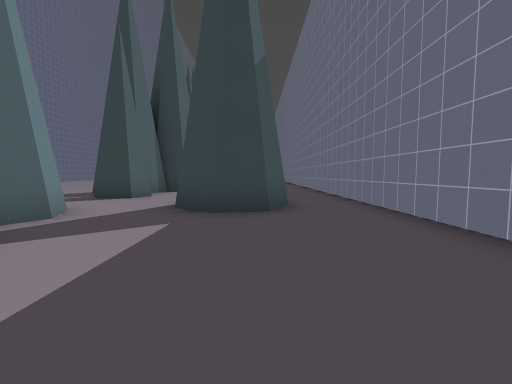
view 1 (above)

24 first-person views from a walk through a Godot game level. The camera is 1.3 m above the floor, tilts 4° down and sees 90° across. The floor is counted in squares, 2 m on a side. Each view is taken from the middle of a square. On the plan, view 1 faces up. The plan holds only what a view shows up to about 9 squares ahead; the rest is blank. The place goes on beyond the plan. Characters and animated objects are not drawn. Surface patterns are stand-ins for the level's own textures.

view 2
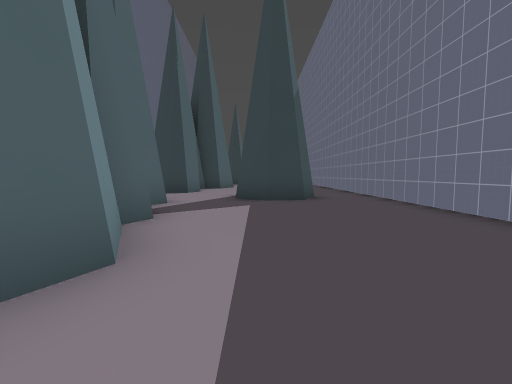

view 3
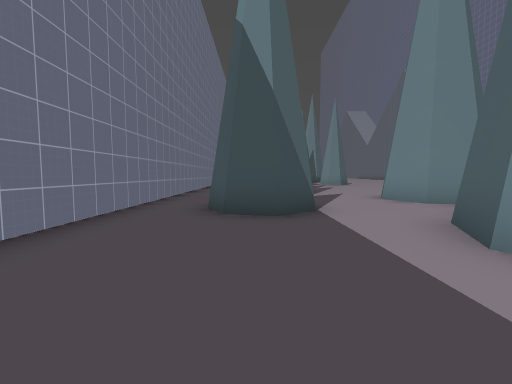

view 4
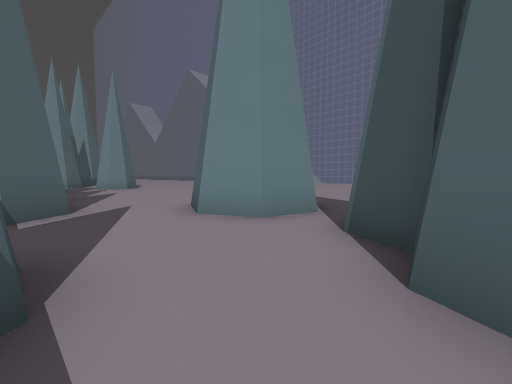

view 5
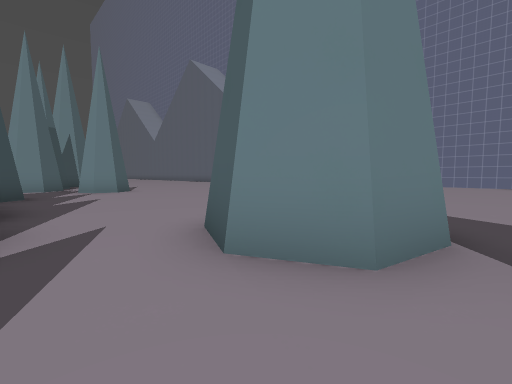

view 6
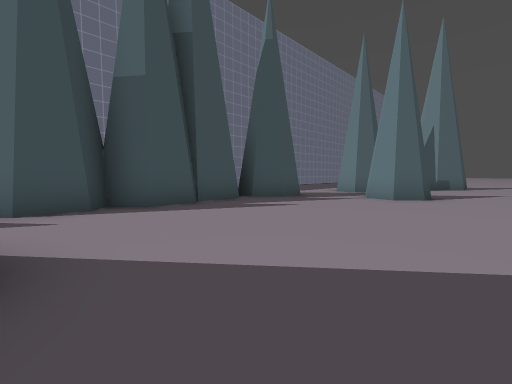

view 7
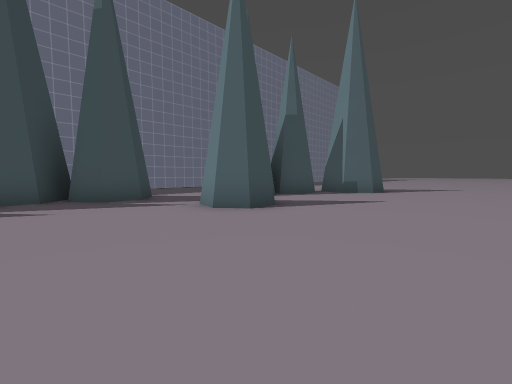

view 8
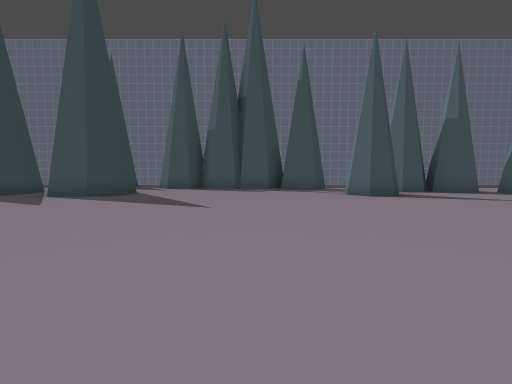

view 9
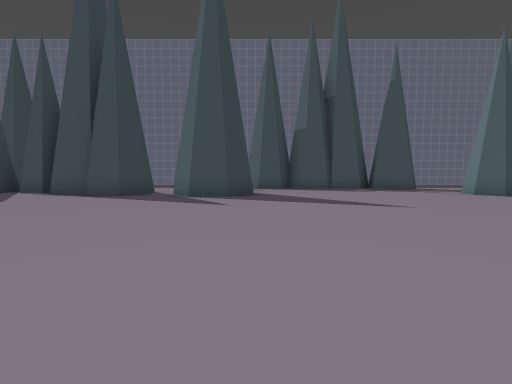

view 10
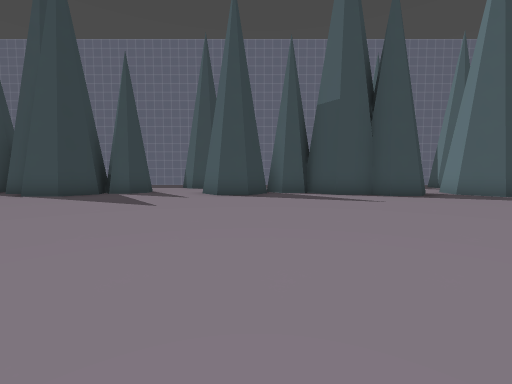

view 11
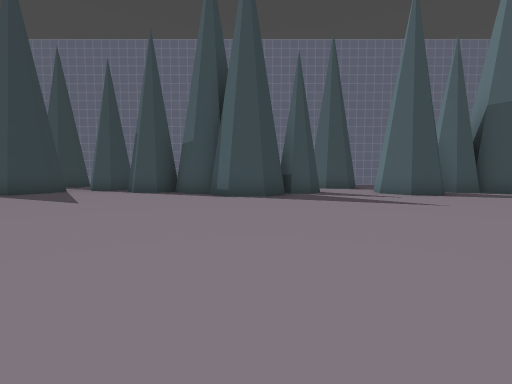

view 12
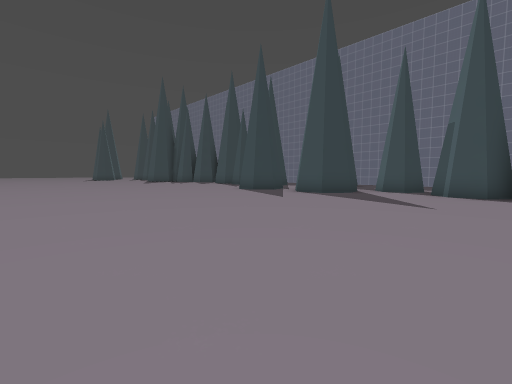

view 13
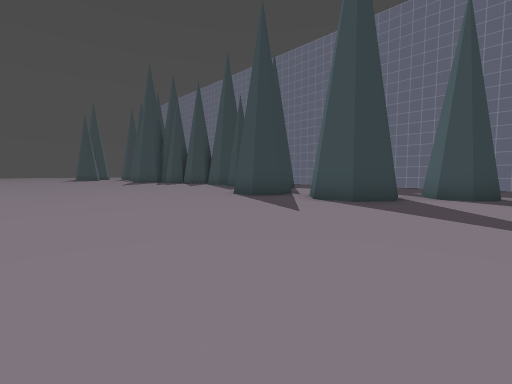

view 14
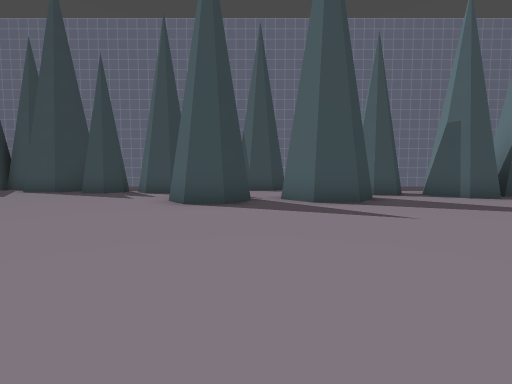

view 15
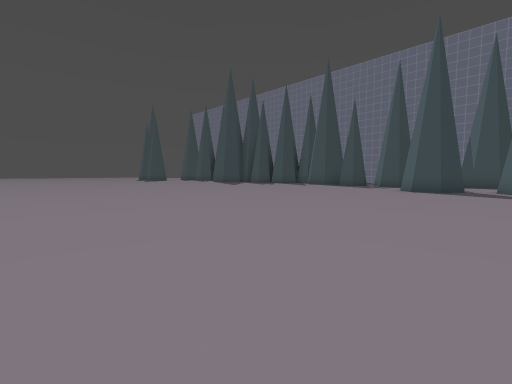

view 16
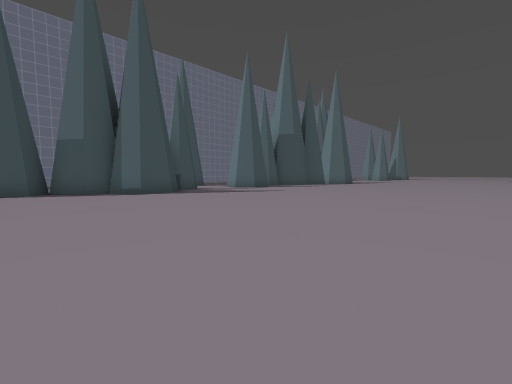

view 17
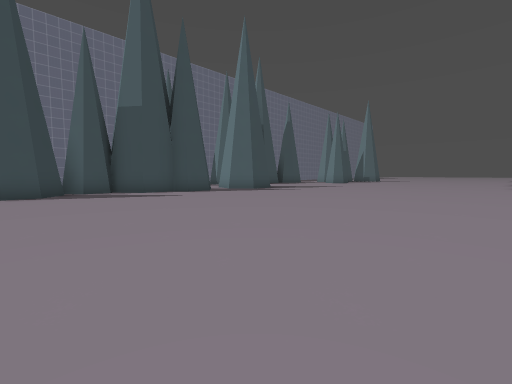

view 18
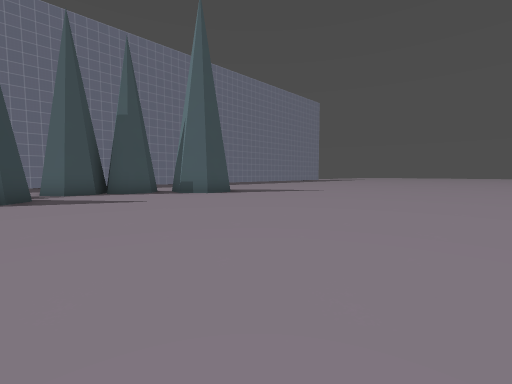

view 19
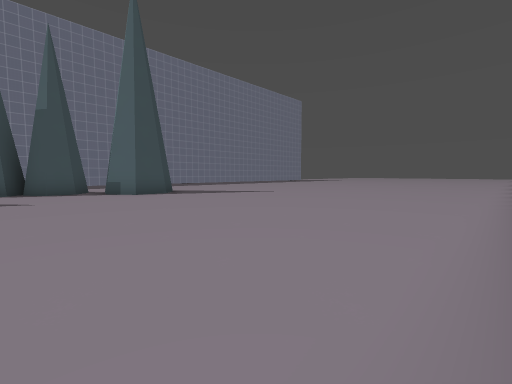

view 20
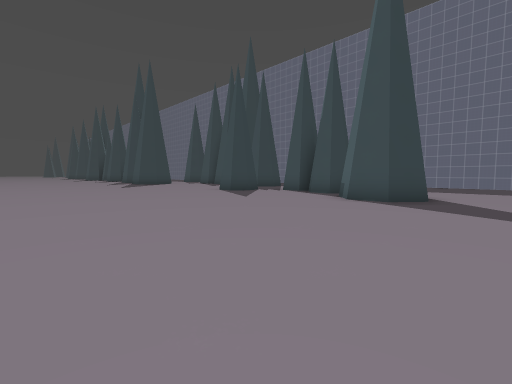

view 21
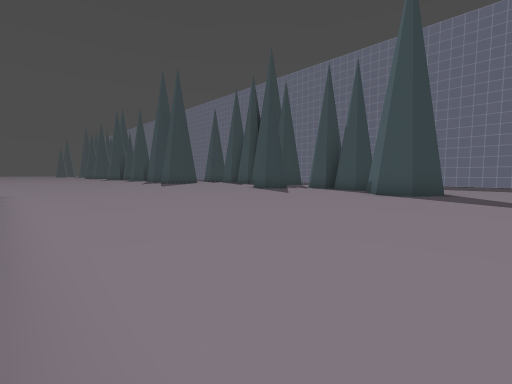

view 22
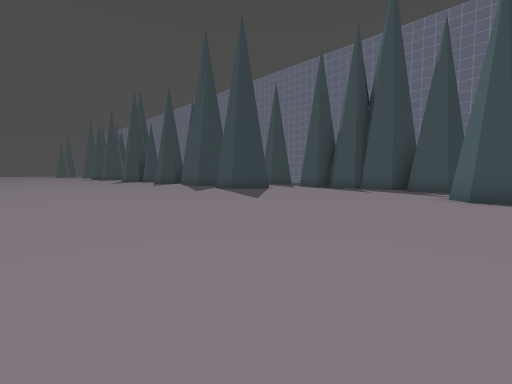

view 23
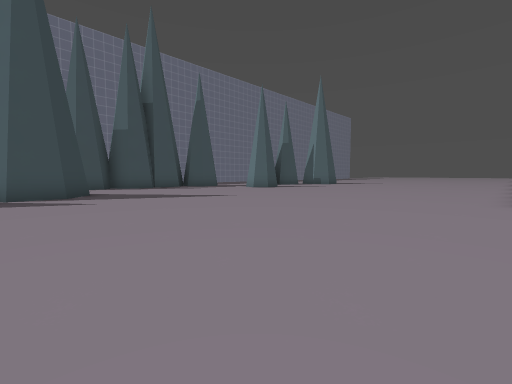

view 24
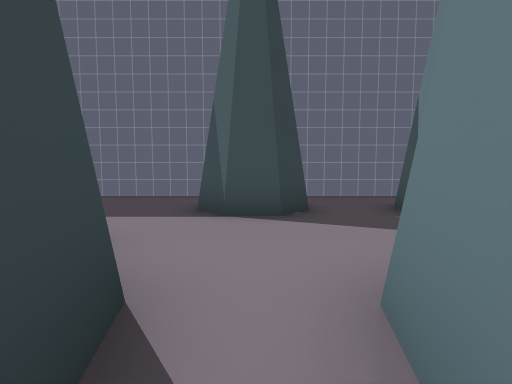

### Floor plan
Key: @ floor where view 1 was taken; # wall or solid block; . floor.
Columns run from 16 left of view 1 to 3 right of it. Each row starts with its distance up from view 1.
 24 ........  ....#
 23 ..............#
 22 ..............#
 21 ...........#
 20 ...........##
 19 ..............
 18 ............#.
 17    ........##
 16    .........#..
 15    ..........##
 14    ............
 13   ..........##
 12   ...........#
 11   ..........##
 10   .........##
  9   .........##.    .#
  8   ..........#.   ..#
  7   ..........#..  ..#
  6   .............  ..#
  5   .............##..#
  4   .........##......#
  3   ..........#......#
  2   ..........##.....#
  1   ..........##.....#
  0   .........###..@..#
 -1   .........###.....#
 -2   .........##...#..#
 -3   .............##..#
 -4   .........##......#
 -5   .........##......#
 -6   .............##..#
 -7   .............#  .#
 -8   ............##
 -9   ............##
-10   .............#
-11   .............#
-12   ............##
-13   .........#..#
-14   .........##..
-15   ...........#.
-16   ...........#
-17   ..........##
-18   ...........#
-19   .........##
-20   .........# ..
-21   ..............
-22   ..............

Positions as (right, up) in squares from view 1, and headings:
1: (0, 0), facing up
2: (-1, -2), facing up
3: (0, 2), facing down
4: (-1, -1), facing down-left
5: (-2, -3), facing down-left
6: (-7, -6), facing down-right
7: (-9, -10), facing down-right
8: (-13, -10), facing right
9: (-13, -6), facing right
10: (-13, 3), facing right
11: (-13, 9), facing right
12: (-13, 12), facing up-right
13: (-11, 14), facing up-right
14: (-11, 19), facing right
15: (-16, 18), facing up-right
16: (-14, 13), facing down-right
17: (-14, 4), facing down-right
18: (-13, -14), facing down-right
19: (-14, -16), facing down-right
20: (-12, -22), facing up-right
21: (-14, -22), facing up-right
22: (-13, -14), facing up-right
23: (-14, -4), facing down-right
24: (-5, -3), facing right
